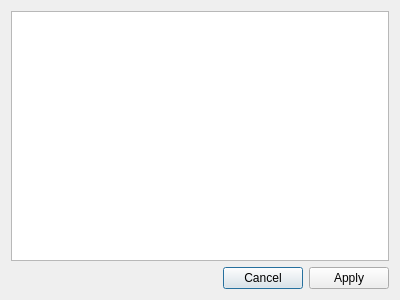
<?xml version="1.0" encoding="UTF-8"?>
<ui version="4.0">
 <class>ConnectionReselectForDeviceDialog</class>
 <widget class="QDialog" name="ConnectionReselectForDeviceDialog">
  <property name="geometry">
   <rect>
    <x>0</x>
    <y>0</y>
    <width>400</width>
    <height>300</height>
   </rect>
  </property>
  <property name="windowTitle">
   <string>Select Connection</string>
  </property>
  <layout class="QVBoxLayout" name="verticalLayout">
   <item>
    <widget class="QTreeView" name="connectionTreeView">
     <property name="rootIsDecorated">
      <bool>false</bool>
     </property>
    </widget>
   </item>
   <item>
    <layout class="QHBoxLayout" name="horizontalLayout">
     <item>
      <widget class="QLabel" name="deviceNameLabel">
       <property name="text">
        <string/>
       </property>
      </widget>
     </item>
     <item>
      <widget class="QDialogButtonBox" name="defaultButtonBox">
       <property name="orientation">
        <enum>Qt::Horizontal</enum>
       </property>
       <property name="standardButtons">
        <set>QDialogButtonBox::Apply|QDialogButtonBox::Cancel</set>
       </property>
       <property name="centerButtons">
        <bool>false</bool>
       </property>
      </widget>
     </item>
    </layout>
   </item>
  </layout>
 </widget>
 <resources/>
 <connections>
  <connection>
   <sender>defaultButtonBox</sender>
   <signal>accepted()</signal>
   <receiver>ConnectionReselectForDeviceDialog</receiver>
   <slot>accept()</slot>
   <hints>
    <hint type="sourcelabel">
     <x>248</x>
     <y>254</y>
    </hint>
    <hint type="destinationlabel">
     <x>157</x>
     <y>274</y>
    </hint>
   </hints>
  </connection>
  <connection>
   <sender>defaultButtonBox</sender>
   <signal>rejected()</signal>
   <receiver>ConnectionReselectForDeviceDialog</receiver>
   <slot>reject()</slot>
   <hints>
    <hint type="sourcelabel">
     <x>316</x>
     <y>260</y>
    </hint>
    <hint type="destinationlabel">
     <x>286</x>
     <y>274</y>
    </hint>
   </hints>
  </connection>
 </connections>
</ui>
